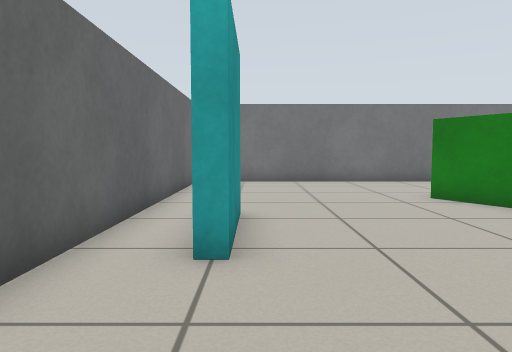
[1] (above)

20 first-person views from a walk through a robot-simulator world made for Gazebo. The camera is 0.61 m above the floor, tilts 4° down and sees 70° across. The floor is counted in squares, 0.5 m on a side. Each view is taken from the middle of a square. On the plan, view 1 faces up. The plan holds only what a view shows up to about 14 squares ahead; the rest is blank.

[2]
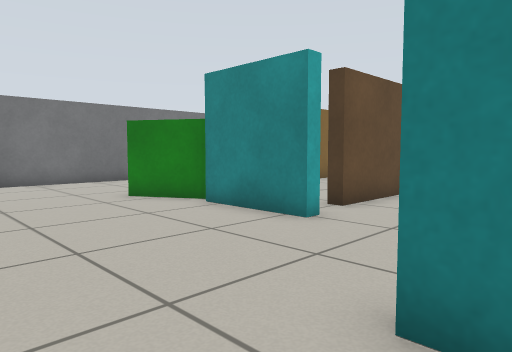

[3]
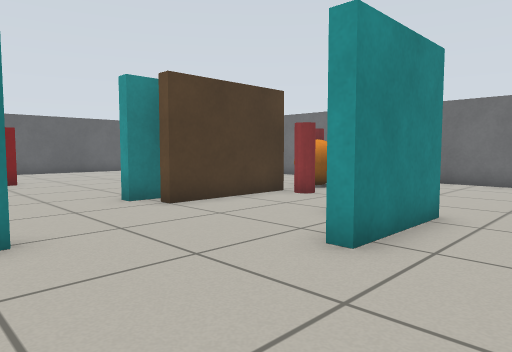

[4]
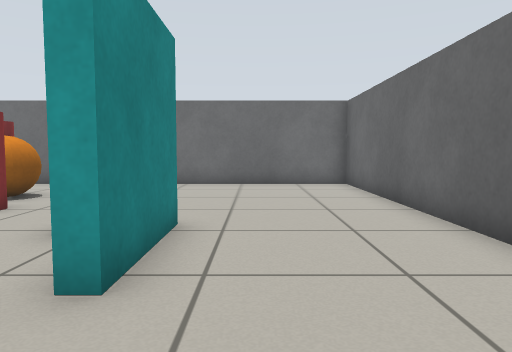

[5]
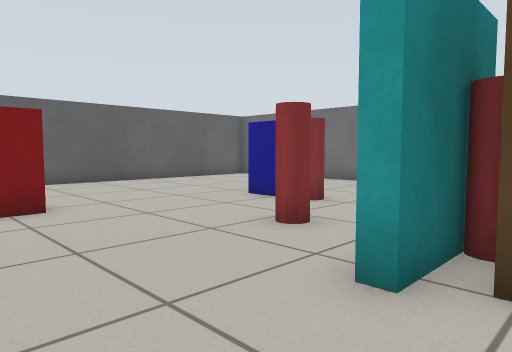

[6]
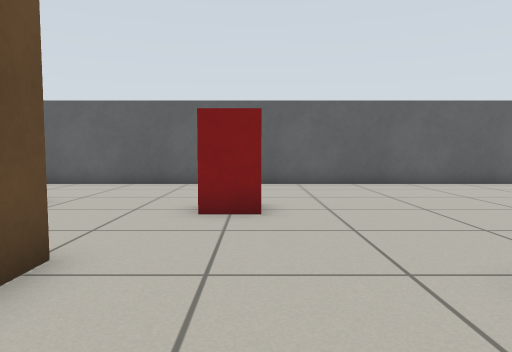

[7]
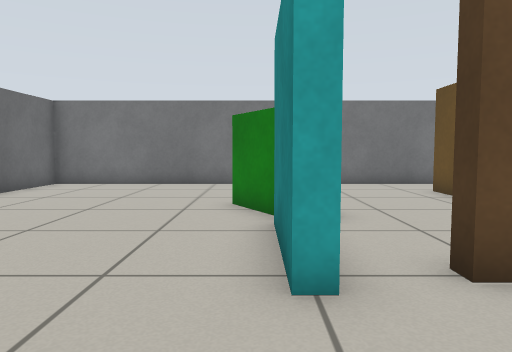

[8]
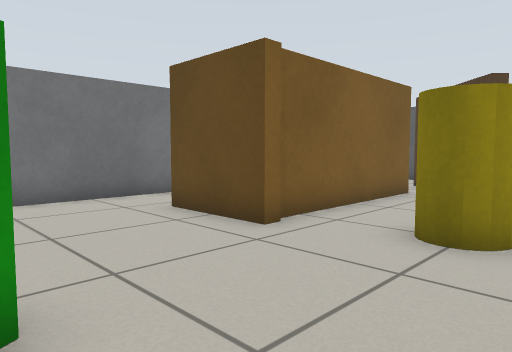

[9]
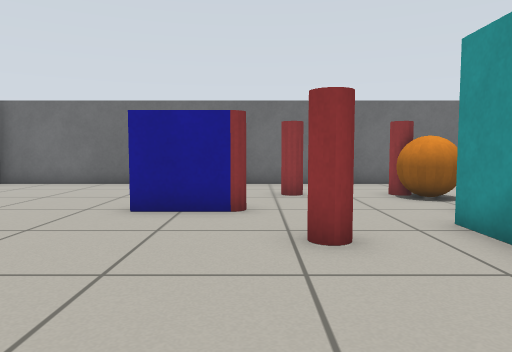

[10]
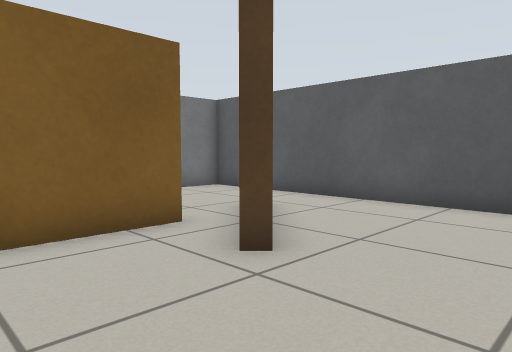

[11]
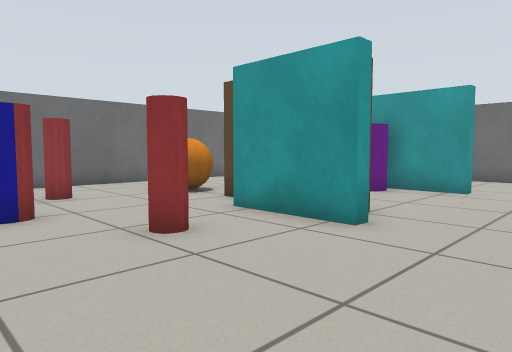

[12]
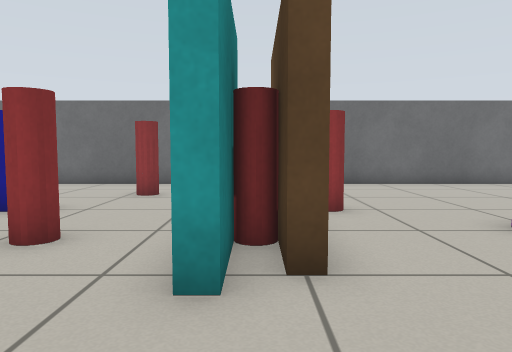

[13]
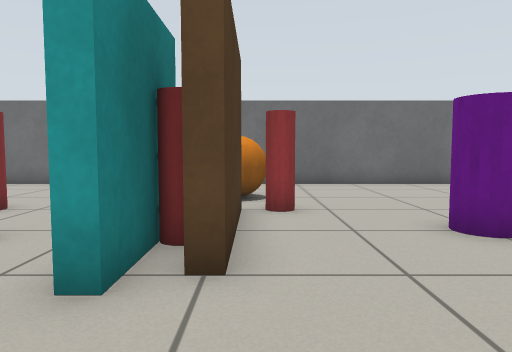

[14]
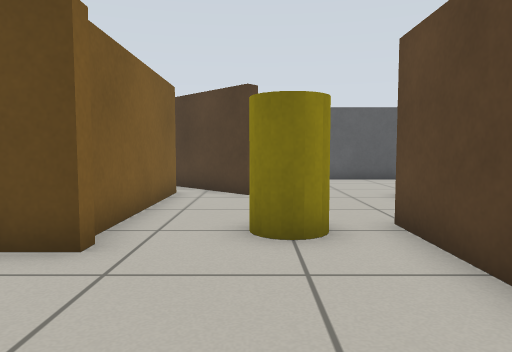

[15]
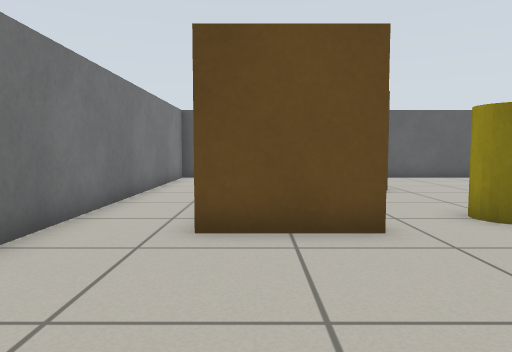

[16]
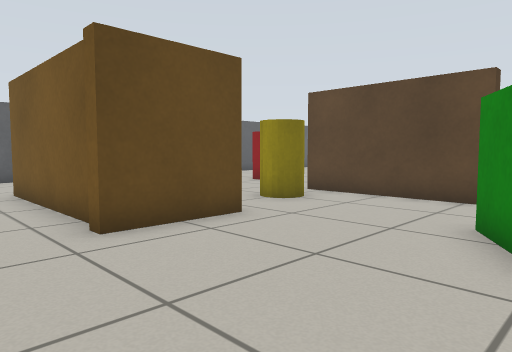

[17]
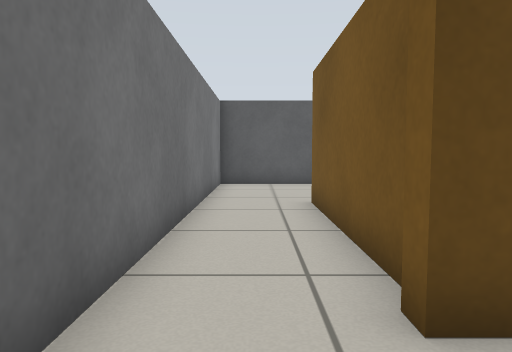

[18]
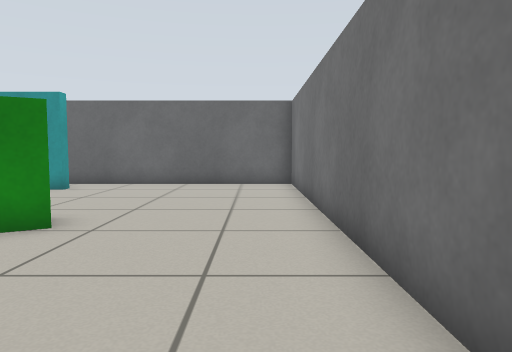

[19]
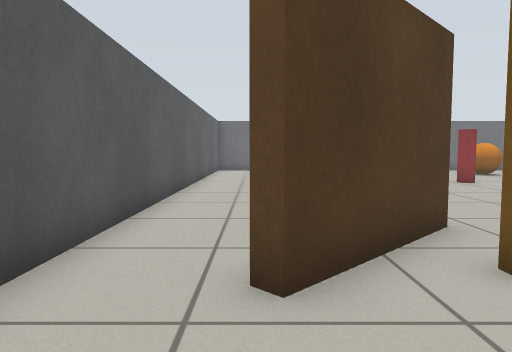

[20]
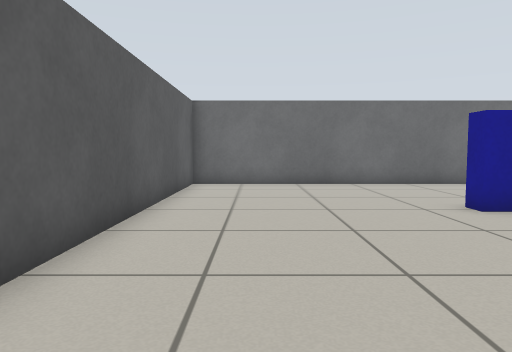

### Floor plan
Ten units are one square. View 1 is at (0, 0); x grows to the right and y downward. Boxes are objects, and circles mark ways between rooms. Rooms are numbered by the first view taken in them; rooms with no view inside come last. Other rooms are left out.
<svg viewBox="-28 -148 246 246">
<path fill="none" stroke="#000" d="M120 -43 70 -43 70 -47 120 -47M57 -40 53 -40 53 -70M83 20 83 -10 87 -10 87 20M73 25 73 -5 77 -5 77 23M23 5 23 -10 27 -10 27 5M108 -91 103 -91 103 -119 108 -119M163 -69 159 -72 174 -87M111 -117 165 -117M166 -93 109 -93M-8 -70 -3 -70 -3 -40 -8 -40M-23 -11 -23 93 213 93 213 -86M176 -143 -23 -143 -23 -31M174 -87 188 -101 191 -98M213 -86 213 -143 176 -143"/>
<rect x="25" y="5" width="20" height="20" fill="#bbb"><title>pillar</title></rect>
<rect x="45" y="-105" width="20" height="30" fill="#bbb"><title>green box</title></rect>
<rect x="55" y="25" width="20" height="20" fill="#bbb"><title>red cylinder</title></rect>
<rect x="65" y="45" width="20" height="20" fill="#bbb"><title>orange ball</title></rect>
<rect x="75" y="55" width="10" height="10" fill="#bbb"><title>red cylinder</title></rect>
<rect x="75" y="5" width="10" height="10" fill="#bbb"><title>red cylinder</title></rect>
<rect x="105" y="55" width="10" height="10" fill="#bbb"><title>red cylinder</title></rect>
<rect x="105" y="5" width="10" height="10" fill="#bbb"><title>red cylinder</title></rect>
<rect x="105" y="-75" width="20" height="20" fill="#bbb"><title>pillar</title></rect>
<rect x="115" y="25" width="10" height="10" fill="#bbb"><title>red cylinder</title></rect>
<rect x="125" y="25" width="20" height="20" fill="#bbb"><title>blue box</title></rect>
<rect x="145" y="-35" width="20" height="20" fill="#bbb"><title>red box</title></rect>
<circle cx="175" cy="-135" r="3" fill="#2a7"/>
<circle cx="205" cy="-95" r="3" fill="#2a7"/>
<text x="90" y="-20">1</text>
<text x="180" y="-120">2</text>
</svg>
Room 1 opens to room 2.

Where each view was taken, in squares from view 1:
view 1: 0 up, 0 right, facing up
view 2: 0 up, 0 right, facing up-right
view 3: 5 up, 0 right, facing down-right
view 4: 4 up, 1 right, facing down
view 5: 4 up, 7 right, facing down-right
view 6: 2 up, 8 right, facing right
view 7: 1 up, 5 right, facing up
view 8: 5 up, 6 right, facing up-right
view 9: 4 up, 12 right, facing down
view 10: 4 up, 13 right, facing up-right
view 11: 4 up, 14 right, facing down-left
view 12: 4 up, 8 right, facing down
view 13: 4 up, 7 right, facing down
view 14: 7 up, 6 right, facing right
view 15: 11 up, 5 right, facing right
view 16: 14 up, 5 right, facing down-right
view 17: 13 up, 8 right, facing right
view 18: 13 up, 11 right, facing left
view 19: 13 up, 19 right, facing down
view 20: 4 up, 19 right, facing down
